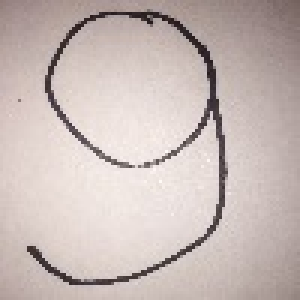
#> input picture image9.jpg, 100 x 100 px (shown 3 times larger)
$ python 'image process.py'
#> lines starting #> are read from the running program, lines starting #| are printed output that depends on the picture; after the words box and inside, x2 and y2 are one past the last pixel; in counts of white or black regions, pixels touching at a corner belong together
import cv2
import random

#pixel format BGR
#size 100x100

#import image
img = cv2.imread('image9.jpg',1)
#> img is the input picture: shape (100, 100, 3); mean B, G, R 182.6, 186.4, 199.8


#makes all the pixels black or white
def correct_pixels(img):
    #all rows
    for y in range(0, 100):
        #all columns
        for x in range(0, 100):

            #if bright pixel make it white
            if img[y][x][0] > [125] and img[y][x][1] > [125] and img[y][x][2] > [125] :
                img[y][x] = [255,255,255]

            #if pixel is not white make black
            if img[y][x][0] != [255] and img[y][x][1] != [255] and img[y][x][2] != [255] :
                img[y][x] = [0,0,0]
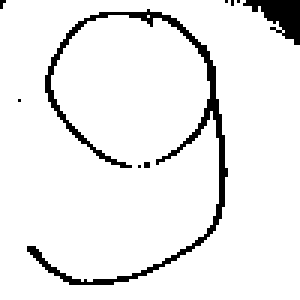
#> img: shape (100, 100, 3) (shown 3 times larger); 93% white; 9 black regions (7 under 20 px), largest, box (x1, y1, x2, y2) and area: (9, 3, 76, 95) 538, (81, 0, 100, 15) 147


    return img
#2d array containing RGB of all pixels
new_img = correct_pixels(img)


#display new image for 2.5 seconds
cv2.imshow('digit',new_img)

cv2.waitKey(0)

#expected output for number
print('What number is it supposed to be:')
correct_num = input()


#==============================================================================================================================

#function reads a file that contains the count of times a wrong number was guessed
def get_mistakes():

    mistakes = [-1,-1,-1,-1,-1,-1,-1,-1,-1,-1]

    file = open("mistakes.txt","r")
#> (reads mistakes.txt from the repository)


    for digit in range(0,10):
        mistakes[digit] = int(file.read(1))
#> (the rest of the program and of its run is left out)
